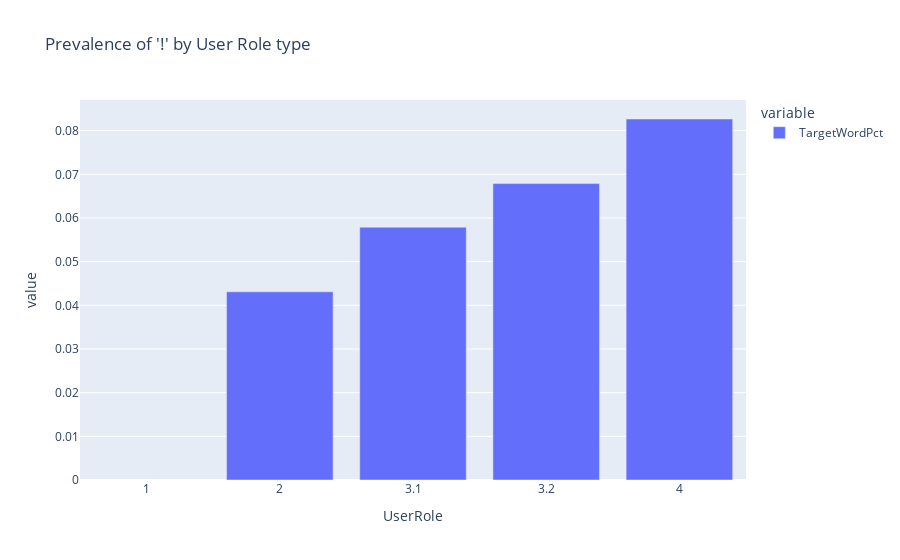

This figure's notebook cell:
### Markdown cell above
Another statistically significant difference between frequencies.

### Code cell
exclam_by_user_role_df["TargetWordPct"] = (
    exclam_by_user_role_df["TargetWordPresent"] /
    exclam_by_user_role_df["TargetWordAbsent"]
)
px.bar(
    exclam_by_user_role_df["TargetWordPct"],
    title="Prevalence of '!' by User Role type"
)

### Figure 1 — Plotly figure (JSON) as saved in the notebook; plotly's stock layout.template omitted (floating-point values rounded to 4 significant figures)
{"data": [{"alignmentgroup": "True", "hovertemplate": "variable=TargetWordPct<br>UserRole=%{x}<br>value=%{y}<extra></extra>", "legendgroup": "TargetWordPct", "marker": {"color": "#636efa", "pattern": {"shape": ""}}, "name": "TargetWordPct", "offsetgroup": "TargetWordPct", "orientation": "v", "showlegend": true, "textposition": "auto", "type": "bar", "x": ["1", "2", "3.1", "3.2", "4"], "xaxis": "x", "y": [null, 0.04308, 0.0579, 0.06788, 0.08267], "yaxis": "y"}], "layout": {"barmode": "relative", "legend": {"title": {"text": "variable"}, "tracegroupgap": 0}, "title": {"text": "Prevalence of '!' by User Role type"}, "xaxis": {"anchor": "y", "domain": [0, 1], "title": {"text": "UserRole"}}, "yaxis": {"anchor": "x", "domain": [0, 1], "title": {"text": "value"}}}}
